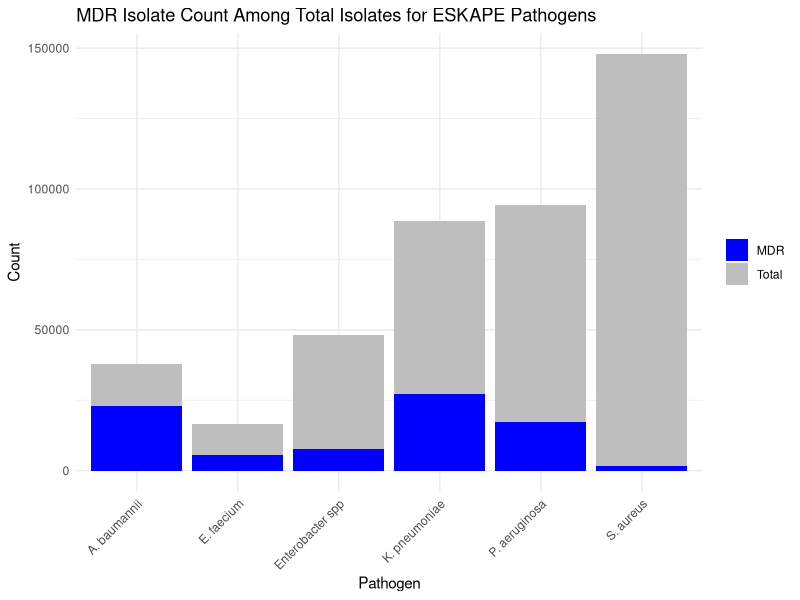

The R script that drew this image:
# Load required libraries
library(ggplot2)
library(tidyverse)

# Example data: Replace these with your actual data
pathogen_names <- c("E. faecium", "S. aureus", "K. pneumoniae", "A. baumannii", "P. aeruginosa", "Enterobacter spp")
total_counts <- c(16661, 147921, 88712, 38036, 94460, 48041)
mdr_counts <- c(5710, 1596, 27327, 23077, 17165, 7549)

# Combine vectors into a data frame
mdr_data <- data.frame(pathogen = pathogen_names, total_count = total_counts, mdr_count = mdr_counts)

# Calculate the proportion of MDR isolates relative to total isolates
mdr_data$mdr_proportion <- mdr_data$mdr_count / mdr_data$total_count

# Create the grouped bar plot
ggplot(mdr_data, aes(x = pathogen)) +
  geom_bar(aes(y = total_count, fill = "Total"), stat = "identity", position = "dodge") +
  geom_bar(aes(y = mdr_count, fill = "MDR"), stat = "identity", position = "dodge") +
  labs(title = "MDR Isolate Count Among Total Isolates for ESKAPE Pathogens",
       x = "Pathogen",
       y = "Count",
       fill = "Isolate Type") +
  scale_fill_manual(values = c("Total" = "gray", "MDR" = "blue")) +
  theme_minimal() +
  theme(axis.text.x = element_text(angle = 45, hjust = 1),
        legend.title = element_blank())
